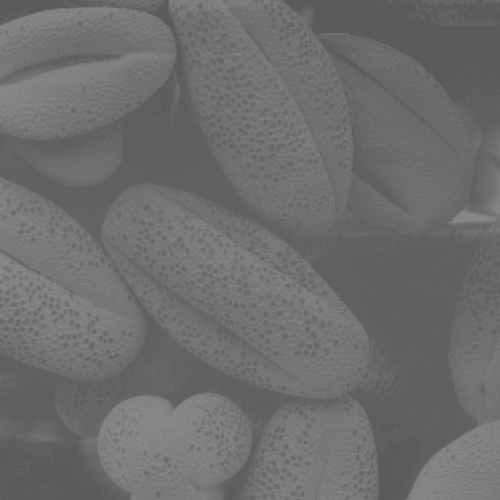
#> input picture Images/LowContrast.tif, 500 x 500 px
$ jupyter execute draft.ipynb
#> lines starting #> are read from the running program, lines starting #| are printed output that depends on the picture
# Introduction
Image enhancement is one of the crucial domains of digital image processing. By improving the visual quality of images and allowing for the extraction of obscured information, image enhancement is a cornerstone of modern digital photography and computer vision. Of the myriad techniques employed in image enhancement, histogram equilization may be the most foundational. At their core, histogram equalization methods seek to adjust the contrast of an image by redistributing pixel intensities such that details in both dark and bright areas are more visible.

In this article, we'll delve into the techniques of histogram equalization, covering its mathematical foundation, practical implementation in python, and real-world applications. By the end of the tutorial, one should have a solid understanding of utilizing histogram equalization methods for image enhancement as well as a recognition of each technique's strengths and potential weaknesses.

## Overview of Histograms
Clearly, prior to examining the methods of histogram equalization, one should have a solid comprehension of histograms. In data science, a histogram is a representation of the relative frequency of the elements of a dataset. When applied to image processing, a histogram can be thought of as a graph that represents the distribution of pixel intensities such that:

\begin{equation}
    h(r_{i}) = n_{i} \ \ \ \ \text{for} \ \ i = 0,1,2,...,L-1
\end{equation}

Here, $r_{k}$ is a particular intensity value between 0 and $L$ (the total number of pixel intensity levels in the image, i.e. 256 for an 8-bit image). The histogram value $n_{i}$ for the corresponding intensisty level $r_{k}$ is simply the number of pixels in the image that have the intensity value $r_{k}$.

The concept of histograms is much easier to grasp visually. Consider the test image and its associated histogram in Figure X. We see that the x-axis of the histogram represents each of the possible 256 pixel values and the y-axis is the number of pixels of that value in the image. Here, note the clustering of pixel values in the middle of the intensity range. This is to be expected as the test image is quite grey-toned. In contrast, a dark or bright image would have histograms clustered in the lower or upper regions of pixel intesity, respectively. This leads to notion that histograms can be used as a measure of contrast. The test image, with its clustered histogram values, represents a low contrast image. Intuitively, a high contrast image has a wide range of pixel values, and therefore, has a histogram that is distributed fairly evenly between the minimum and maximum pixel intensity. This correspondance between a higher contrast image and a more distributed histogram is shown in Figure X. The fact that the manipulation of an image's histogram leads to changes in image contrast directly forshadows the techniques of histogram equalization discussed next.

[cell 1]
# Import necessary libraries
import numpy as np
import matplotlib.pyplot as plt
import cv2 as cv

[cell 2]
# Read in example image as numpy array in 8bit grayscale format
imgArr = cv.imread("Images/LowContrast.tif", cv.IMREAD_GRAYSCALE)
#> imgArr is the input picture: shape (500, 500); min 91, max 138, mean 109.1

# Display image
plt.imshow(imgArr, cmap="gray", vmin=0, vmax=255)
plt.title("Original Low Contrast Image")
plt.show()

[cell 3]
# Function to calculate histogram as an array
def histogram_arr(imgArr, numLevels=256):
#> called with numLevels = 256
    histogram = np.zeros(numLevels)
    for val in np.nditer(imgArr):
        histogram[val] += 1
#> this loop made 250000 passes
#> val on passes 1 to 3: 91, 91, 91
#> after the loop, histogram = 256 values, max 19078 at index 96, min 0 at index 0, mean 976.6
    return histogram

# Calculate histogram of example image
imgHistogram = histogram_arr(imgArr)
#> imgHistogram has the same summary as histogram in histogram_arr

# Bar plot the histogram of the example image
plt.bar(np.arange(256), imgHistogram)
plt.title("Original Histogram")
plt.xlabel("Pixel Intensity")
plt.ylabel("Pixel Count")
plt.show()
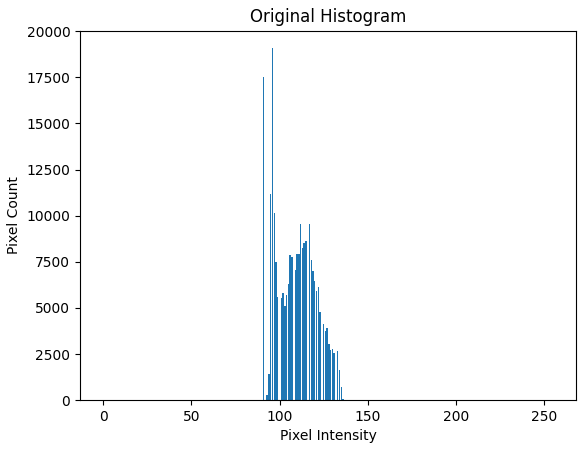
#> figure drawn by matplotlib, 1 panel; tallest bar 19078 high, from x = 95.6 to 96.4

## Histogram Equalization

\begin{equation}
   s_{i} = T(r_{i}) = (L-1)\sum_{j=0}^{i}p_{r}(r_{j}) \ \ \ \text{for} \ \ i = 0,1,2,...,L-1
\end{equation}

\begin{equation}
   p_{r}(r_{i}) = \frac{n_{i}}{MN}
\end{equation}

\begin{equation}
\begin{split}
   F_{R}(r_{j}) = \text{cdf}_{R}(r_{j}) &= \sum_{j=0}^{i}p_{r}(r_{j}) \ \ \ \text{for} \ \ i = 0,1,2,...,L-1 \\ \\
   &= \sum_{j=0}^{i}\frac{n_{j}}{MN} \ \ \ \text{for} \ \ i = 0,1,2,...,L-1
\end{split}
\end{equation}

\begin{equation}
   s_{i} = (L-1) \cdot F_{R}(r_{j})
\end{equation}

We really want:

\begin{equation}
   s_{i} = (L-1) \cdot \hat{F}_{R}(r_{j})
\end{equation}

\begin{equation}
   \hat{x} = \frac{x-x_{min}}{x_{max} - x_{min}}
\end{equation}

\begin{equation}
\begin{split}
   \hat{F}_{R}(r_{j}) &= \frac{F_{R}(r_{j}) - F_{R}(r)_{min}}{F_{R}(r)_{max} - F_{R}(r)_{min}} \\ \\

   &= \frac{F_{R}(r_{j}) - F_{R}(r)_{min}}{1 - F_{R}(r)_{min}}
\end{split}
\end{equation}

Combining together we get:

\begin{equation}
   s_{i} = (L-1) \cdot \frac{F_{R}(r_{j}) - F_{R}(r)_{min}}{1 - F_{R}(r)_{min}}
\end{equation}

[cell 4]
# Global histogram equilization function
def hist_eq(imgArr, numLevels=256):
#> called with numLevels = 256
    numPixels = imgArr.shape[0]*imgArr.shape[1]
#> numPixels = 250000
    histogram = histogram_arr(imgArr)
#> the loop in histogram_arr (call 2), `for val in np.nditer(imgArr):` made 250000 passes
    cdf = np.zeros(numLevels)
    #transArr = np.zeros(256)
    # Get transformation function
    for i in range(numLevels):
        sum = 0
        for j in range(i+1):
            #pixelProb = histogram[j]
            sum += histogram[j]
        #transArr[i] = round(((numLevels-1)*sum)/(imgArr.shape[0]*imgArr.shape[1]))
        cdf[i] = sum/numPixels #**if using just sum change below
#> after the loop, cdf = 256 values from 0 to 1

    cdfMin = np.amin(cdf[np.nonzero(cdf)])
#> cdfMin = 0.07

    # Apply transformation function
    outputArr = np.zeros(imgArr.shape, dtype=int)
    for (ind, val) in np.ndenumerate(imgArr):
        #outputArr[ind] = transArr[val]
        outputArr[ind] = round((numLevels-1)*(cdf[val]-cdfMin)/(1-cdfMin)) #** change denom to numPixel-cdfmin
#> this loop made 250000 passes
#> (ind, val) on passes 1 to 3: ((0, 0), 91), ((0, 1), 91), ((0, 2), 91)
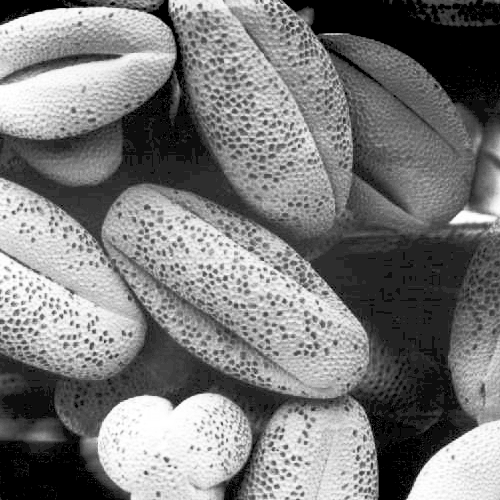
#> outputArr: shape (500, 500) int64; min 0, max 255, mean 122.7

    # Return the histogram equalized image and transformation function
    return outputArr, cdf

# Apply histogram equalization to the example image
imgEqArr, transformationFunc = hist_eq(imgArr)
#> transformationFunc = 256 values from 0 to 1

# Display histogram equalized image
plt.imshow(imgEqArr, cmap="gray", vmin=0, vmax=255)
plt.title("Histogram Equalized Image")
plt.show()

# Plot the transformation function
plt.plot(transformationFunc)
plt.title("Histogram Transformation Function")
plt.xlabel("Input Pixel Intensity")
plt.ylabel("Output Pixel Intensity")
plt.show()
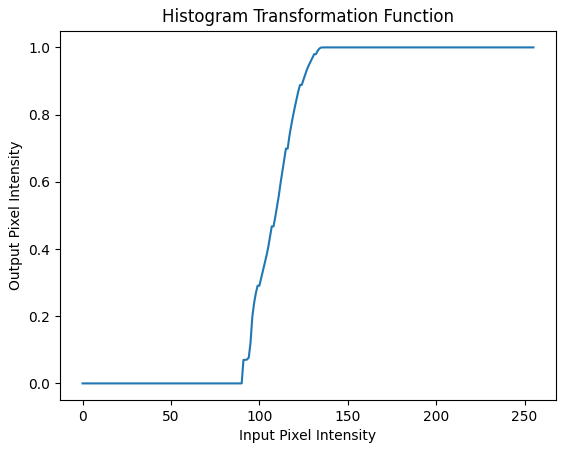
#> figure drawn by matplotlib, 1 panel; curve peaks at x = 138, y = 1

[cell 5]
# Compare to OpenCV algorithm
imgEqCVArr = cv.equalizeHist(imgArr)

subArr = imgEqArr-imgEqCVArr
#> subArr: shape (500, 500) int64; every value is 0
